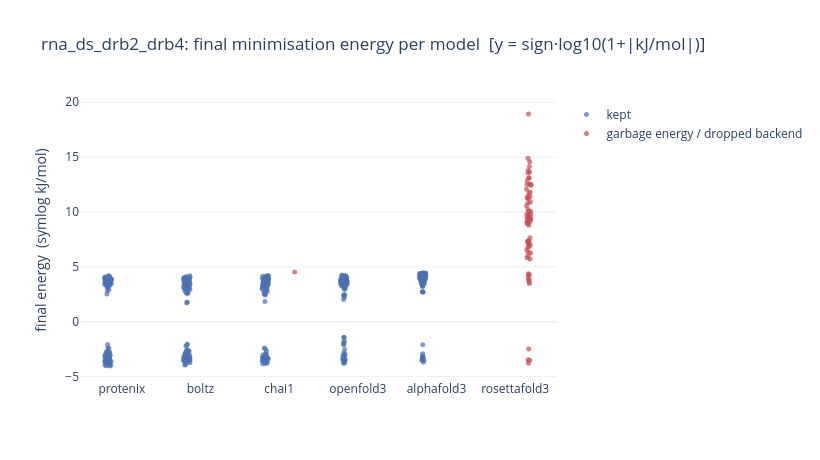

The cell this chart's notebook holds for it:
### Code cell
plot_energy(res1)

### Figure 1 — Plotly figure (JSON) as saved in the notebook; plotly's stock layout.template omitted (floating-point values rounded to 4 significant figures; data arrays with more than 128 entries replaced by an {"elided": "..."} marker saying what was removed)
{"data": [{"alignmentgroup": "True", "boxpoints": "all", "customdata": {"elided": "472x2 float values"}, "fillcolor": "rgba(255,255,255,0)", "hoveron": "points", "hovertemplate": "flag=kept<br>backend=%{x}<br>final_energy=%{customdata[0]:.1f}<br>energy_mod_z=%{customdata[1]:.2f}<extra></extra>", "jitter": 0.35, "legendgroup": "kept", "line": {"color": "rgba(255,255,255,0)"}, "marker": {"color": "#4C72B0", "opacity": 0.7, "size": 5}, "name": "kept", "offsetgroup": "kept", "orientation": "v", "pointpos": 0, "showlegend": true, "type": "box", "x": {"elided": "472 str values"}, "x0": " ", "xaxis": "x", "y": {"elided": "472 float values"}, "y0": " ", "yaxis": "y"}, {"alignmentgroup": "True", "boxpoints": "all", "customdata": {"elided": "67x2 float values"}, "fillcolor": "rgba(255,255,255,0)", "hoveron": "points", "hovertemplate": "flag=garbage energy / dropped backend<br>backend=%{x}<br>final_energy=%{customdata[0]:.1f}<br>energy_mod_z=%{customdata[1]:.2f}<extra></extra>", "jitter": 0.35, "legendgroup": "garbage energy / dropped backend", "line": {"color": "rgba(255,255,255,0)"}, "marker": {"color": "#C44E52", "opacity": 0.7, "size": 5}, "name": "garbage energy / dropped backend", "offsetgroup": "garbage energy / dropped backend", "orientation": "v", "pointpos": 0, "showlegend": true, "type": "box", "x": ["rosettafold3", "rosettafold3", "rosettafold3", "rosettafold3", "rosettafold3", "rosettafold3", "rosettafold3", "rosettafold3", "rosettafold3", "rosettafold3", "rosettafold3", "rosettafold3", "rosettafold3", "rosettafold3", "rosettafold3", "rosettafold3", "rosettafold3", "rosettafold3", "rosettafold3", "rosettafold3", "rosettafold3", "rosettafold3", "rosettafold3", "rosettafold3", "rosettafold3", "rosettafold3", "rosettafold3", "rosettafold3", "rosettafold3", "rosettafold3", "rosettafold3", "rosettafold3", "rosettafold3", "chai1", "rosettafold3", "rosettafold3", "rosettafold3", "rosettafold3", "rosettafold3", "rosettafold3", "rosettafold3", "rosettafold3", "rosettafold3", "rosettafold3", "rosettafold3", "rosettafold3", "rosettafold3", "rosettafold3", "rosettafold3", "rosettafold3", "rosettafold3", "rosettafold3", "rosettafold3", "rosettafold3", "rosettafold3", "rosettafold3", "rosettafold3", "rosettafold3", "rosettafold3", "rosettafold3", "rosettafold3", "rosettafold3", "rosettafold3", "rosettafold3", "rosettafold3", "rosettafold3", "rosettafold3"], "x0": " ", "xaxis": "x", "y": [11.8, -3.466, 4.376, 10.06, 9.008, 5.712, -3.797, 9.522, 12.43, 7.657, 12.82, 7.304, 3.859, 7.378, 11.71, 9.394, 7.14, 13.58, 18.93, 6.267, 6.319, -2.493, 6.0, -3.521, 10.06, 10.85, 5.828, 10.24, 8.779, 13.09, 9.517, 12.51, 9.311, 4.523, 9.143, 6.974, 12.53, 3.646, 12.08, 7.34, 6.79, 12.51, 14.58, 8.939, 13.12, 6.862, 9.74, 14.15, 7.113, 11.4, 3.83, 3.486, 11.26, 9.33, 13.65, 9.792, 6.53, 4.278, 14.9, 10.91, 10.56, 11.4, 4.126, 13.79, 9.144, 11.28, 9.798], "y0": " ", "yaxis": "y"}], "layout": {"boxmode": "group", "height": 460, "legend": {"title": {"text": ""}, "tracegroupgap": 0}, "title": {"text": "rna_ds_drb2_drb4: final minimisation energy per model  [y = sign·log10(1+|kJ/mol|)]"}, "width": 820, "xaxis": {"anchor": "y", "categoryarray": ["protenix", "boltz", "chai1", "openfold3", "alphafold3", "rosettafold3"], "categoryorder": "array", "domain": [0.0, 1.0], "title": {"text": ""}}, "yaxis": {"anchor": "x", "domain": [0.0, 1.0], "title": {"text": "final energy  (symlog kJ/mol)"}}}}
